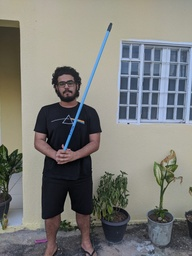
#> input picture TrabalhoFinal/imagem.jpeg, 192 x 256 px, shrunk from 960 x 1280 before the run, given in place of imagem.jpg, which was not available
$ jupyter execute --allow-errors atividade1-pdi.ipynb   (text cells are left out)
#> lines starting #> are read from the running program, lines starting #| are printed output that depends on the picture; pictures that were not available may be replaced by others from this repository, and a replacement may not be noted
[cell 1]
from matplotlib import pyplot as plt
from skimage import io
import math

[cell 2]
img = io.imread('imagem.jpg')
#> img is the input picture: shape (256, 192, 3); mean R, G, B 124.2, 124.6, 120.8
plt.imshow(img, cmap='gray')
plt.colorbar()

#> (a cell that did not finish here is left out)

[cell 4]
#Transformação de intensidade Logarítmica
#expande os valores dos pixels mais escuros
img = io.imread('imagem.jpg')
row, col, color = img.shape
#> row = 256; col = 192; color = 3
fator = float(input('Digite o fator a ser calculado: '))
#> the answer given: 3
for i in range(row):
    for j in range(col):
        img[i,j,0] = (255/math.log(1+255/fator))*math.log((1+img[i,j,0])/fator)
        img[i,j,1] = (255/math.log(1+255/fator))*math.log((1+img[i,j,1])/fator)
        img[i,j,2] = (255/math.log(1+255/fator))*math.log((1+img[i,j,2])/fator)
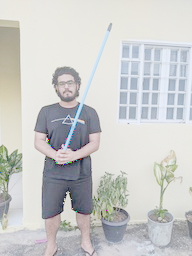
#> img: shape (256, 192, 3); mean R, G, B 202.9, 203.8, 202.9
imgLog = img
plt.imshow(imgLog, cmap='gray')
plt.colorbar()
#Testar imagem com fator 60 para mostrar degradação.

#> (a cell that did not finish here is left out)

[cell 6]
#Transformação de intensidade Exponencial
#aumenta o contraste das regiões claras
img = io.imread('imagem.jpg')
row, col, color = img.shape
fator = float(input('Digite o fator a ser calculado: '))
#> the answer given: 3
aux = 255/fator
for i in range(row):
    for j in range(col):
        auxR = img[i,j,0]/fator
        auxG = img[i,j,1]/fator
        auxB = img[i,j,2]/fator
        img[i,j,0] = (255/(math.exp(aux)-1))*(math.exp(auxR)-1)
        img[i,j,1] = (255/(math.exp(aux)-1))*(math.exp(auxG)-1)
        img[i,j,2] = (255/(math.exp(aux)-1))*(math.exp(auxB)-1)
imgExpo = img
plt.imshow(imgExpo, cmap='gray')
plt.colorbar()

#> (a cell that did not finish here is left out)

[cell 8]
#Transformação de intensidade inversa
img = io.imread('imagem.jpg')
row, col, color = img.shape
for i in range(row):
    for j in range(col):
        img[i,j] = 255 - img[i,j]
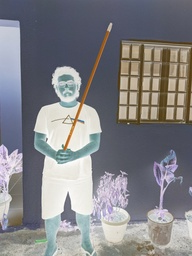
#> img: shape (256, 192, 3); mean R, G, B 130.8, 130.4, 134.2
imgInv = img
plt.imshow(imgInv, cmap='gray')
plt.colorbar()
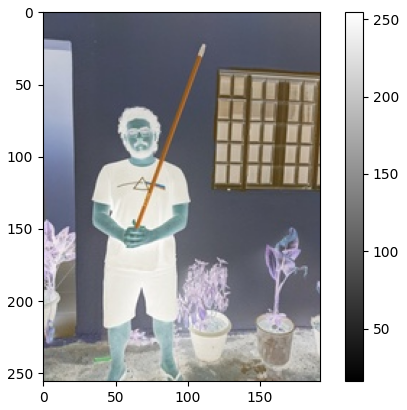
#> figure drawn by matplotlib, 2 panels

#> (a cell that did not finish here is left out)

[cell 10]
def gerar_histograma(img, title):
    row, col, color = img.shape
    histograma = {}
    for i in range(256): # Inicializando o dicionário
        histograma[i] = 0

    for i in range(row):
        for j in range(col):
            histograma[img[i, j, 1]] = histograma[img[i, j, 1]] + 1
    #Plotando Histograma:
    plt.bar(histograma.keys(),histograma.values())
    plt.title(title, fontdict=None, loc='center', pad=None)
    plt.xlabel("Níveis de Intensidade")
    plt.grid(axis='y')
    plt.show()

[cell 11]
#Cálculo probabilístico para mostrar quantas vezes o valor apareceu de acordo com o número total de pixels na imagem.
def equalize(img):
    n_pixels = img.shape[0] * img.shape[1]
#> n_pixels = 49152
    row, col, color = img.shape
#> row = 256; col = 192; color = 3
    histo = {}
    for i in range(0, 256):
        histo[i] = 0

    #Criando histograma:
    for i in range(row):
        for j in range(col):
            histo[img[i, j, 1]] = histo[img[i, j, 1]] + 1
#> after the loop, histo = 256 items

    #Criando Histograma probabilístico:
    histo_prob = {}
    for i in range(0,256):
        histo_prob[i] = histo[i]/n_pixels
#> after the loop, histo_prob = 256 items
    plt.bar(histo_prob.keys(), histo_prob.values())
    plt.title('Histograma Imagem Normal', fontdict=None, loc='center', pad=None)
    plt.grid(axis='y')
    plt.show()
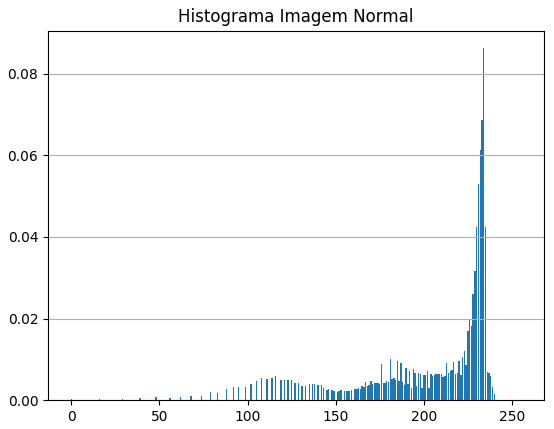
#> figure drawn by matplotlib, 1 panel; tallest bar 0.0862 high, from x = 233.6 to 234.4

    #Criando Histograma de probabilidade acumulada:
    acc_prob = {}
    sum_prob = 0
    for i in range(0, 256):
        if i == 0:
            pass
        else:
            sum_prob += histo_prob[i-1]
        acc_prob[i] = 255*(histo_prob[i] + sum_prob)
#> this loop made 256 passes
#> sum_prob on passes 2 to 13: 0.000305, 0.000305, 0.000305, 0.000305, 0.000305, 0.000305, 0.000305, 0.000305, 0.000305, 0.000305, 0.000305, 0.000305
#> after the loop, acc_prob = 256 items; sum_prob = 1

    plt.bar(acc_prob.keys(), acc_prob.values())
    plt.title('Histograma da Probabilidade Acumulada', fontdict=None, loc='center', pad=None)
    plt.grid(axis='y')
    plt.show()

    #Equalizando:
    plt.imshow(img)
    plt.title('Imagem Normal', fontdict=None, loc='center', pad=None)
    plt.show()
    for i in range(row):
        for j in range(col):
            img[i, j, 0] = acc_prob[img[i, j, 0]]
            img[i, j, 1] = acc_prob[img[i, j, 1]]
            img[i, j, 2] = acc_prob[img[i, j, 2]]
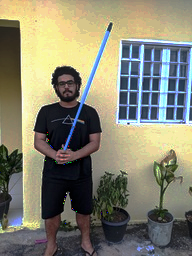
#> img: shape (256, 192, 3); mean R, G, B 132.2, 130.5, 112.4
    plt.imshow(img)
    plt.title('Imagem Equalizada', fontdict=None, loc='center', pad=None)
    plt.show()
    gerar_histograma(img, 'Histograma Imagem Equalizada')
#> after the loop in gerar_histograma, `for i in range(row):`: histograma = 256 items

[cell 12]
equalize(imgLog)

[cell 13]
img2 = io.imread('imagem2.jpg')
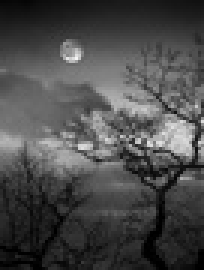
#> input picture Atividade-1/imagem2.jpg, 68 x 90 px, shrunk from 338 x 450 before the run (shown 3 times larger)
#> img2 is the input picture: shape (90, 68, 3); min 0, max 244, mean 74.4
plt.imshow(img2, cmap='gray')
plt.colorbar()
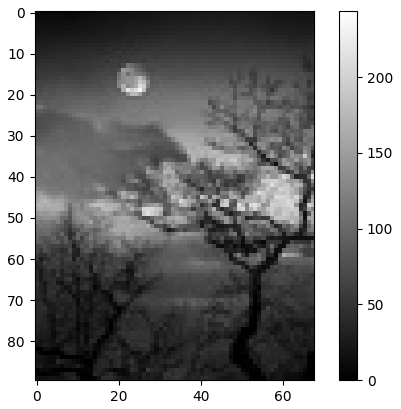
#> figure drawn by matplotlib, 2 panels

[cell 14]
gerar_histograma(img2, 'Imagem 2')
#> call 2 of gerar_histograma, with title = 'Imagem 2'
#> in gerar_histograma (call 2), `plt.show()`:
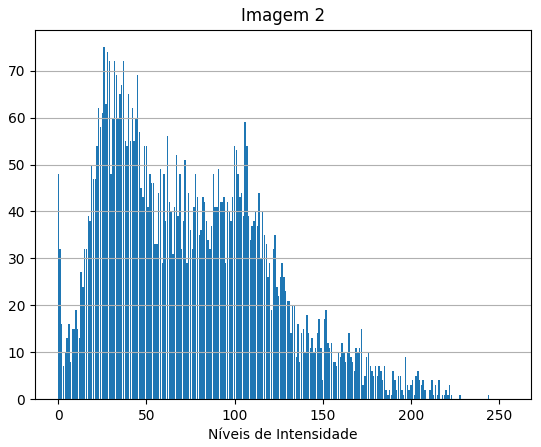
#> figure drawn by matplotlib, 1 panel; tallest bar 75 high, from x = 25.6 to 26.4

[cell 15]
def especificar(img, img2):
    n_pixelsImg2 = img2.shape[0] * img2.shape[1]
#> n_pixelsImg2 = 6120
    row, col, color = img.shape
#> row = 256; col = 192; color = 3
    row2, col2, color2 = img2.shape
#> row2 = 90; col2 = 68; color2 = 3
    histo = {}
    for i in range(0, 256):
        histo[i] = 0

    #Criando histograma:
    for i in range(row2):
        for j in range(col2):
            histo[img2[i, j, 1]] = histo[img2[i, j, 1]] + 1
#> after the loop, histo = 256 items

    #Criando Histograma probabilístico:
    histo_prob = {}
    for i in range(0,256):
        histo_prob[i] = histo[i]/n_pixelsImg2
#> after the loop, histo_prob = 256 items
    # [6 lines of commented-out code are left out]
    acc_prob = {}
    sum_prob = 0
    for i in range(0, 256):
        if i == 0:
            pass
        else:
            sum_prob += histo_prob[i-1]
        acc_prob[i] = 255*(histo_prob[i] + sum_prob)
#> this loop made 256 passes
#> sum_prob on passes 2 to 13: 0.00784, 0.0131, 0.0157, 0.0168, 0.0185, 0.0206, 0.0232, 0.0245, 0.027, 0.0294, 0.0325, 0.035
#> after the loop, acc_prob = 256 items; sum_prob = 1

    # [6 lines of commented-out code are left out]
    plt.imshow(img)
    plt.title('Imagem Normal', fontdict=None, loc='center', pad=None)
    plt.show()
    for i in range(row):
        for j in range(col):
            img[i, j, 0] = acc_prob[img[i, j, 0]]
            img[i, j, 1] = acc_prob[img[i, j, 1]]
            img[i, j, 2] = acc_prob[img[i, j, 2]]
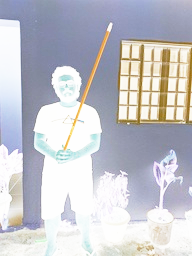
#> img: shape (256, 192, 3); mean R, G, B 196.8, 197.2, 203.7
    plt.imshow(img)
    plt.title('Imagem Especificada c/ Histograma da Imagem 2', fontdict=None, loc='center', pad=None)
    plt.show()
    gerar_histograma(img, 'Histograma Imagem Especificada')
#> call 3 of gerar_histograma, with title = 'Histograma Imagem Especificada'
#> in gerar_histograma (call 3), `plt.show()`:
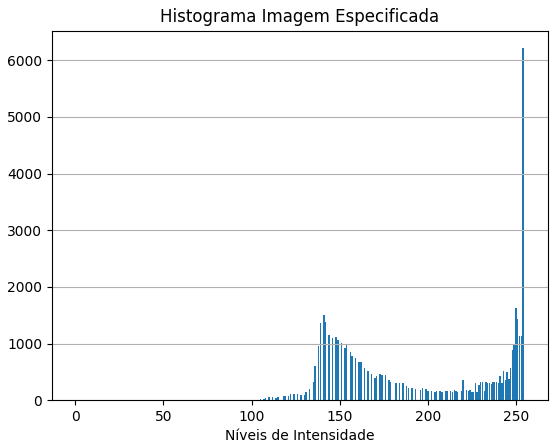
#> figure drawn by matplotlib, 1 panel; tallest bar 6214 high, from x = 253.6 to 254.4
